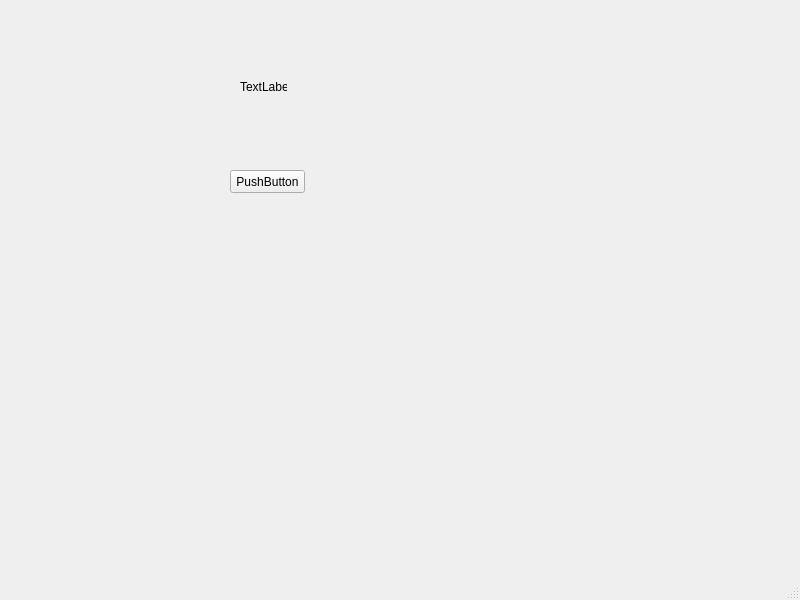
<?xml version="1.0" encoding="UTF-8"?>

<ui version="4.0">

 <class>MainWindow</class>

 <widget class="QMainWindow" name="MainWindow">

  <property name="geometry">

   <rect>

    <x>0</x>

    <y>0</y>

    <width>800</width>

    <height>600</height>

   </rect>

  </property>

  <property name="windowTitle">

   <string>MainWindow</string>

  </property>

  <widget class="QWidget" name="centralwidget">

   <widget class="QPushButton" name="pushButton">

    <property name="geometry">

     <rect>

      <x>230</x>

      <y>170</y>

      <width>75</width>

      <height>23</height>

     </rect>

    </property>

    <property name="text">

     <string>PushButton</string>

    </property>

   </widget>

   <widget class="QLabel" name="label">

    <property name="geometry">

     <rect>

      <x>240</x>

      <y>80</y>

      <width>47</width>

      <height>13</height>

     </rect>

    </property>

    <property name="text">

     <string>TextLabel</string>

    </property>

   </widget>

  </widget>

  <widget class="QMenuBar" name="menubar">

   <property name="geometry">

    <rect>

     <x>0</x>

     <y>0</y>

     <width>800</width>

     <height>21</height>

    </rect>

   </property>

  </widget>

  <widget class="QStatusBar" name="statusbar"/>

 </widget>

 <resources/>

 <connections/>

</ui>
